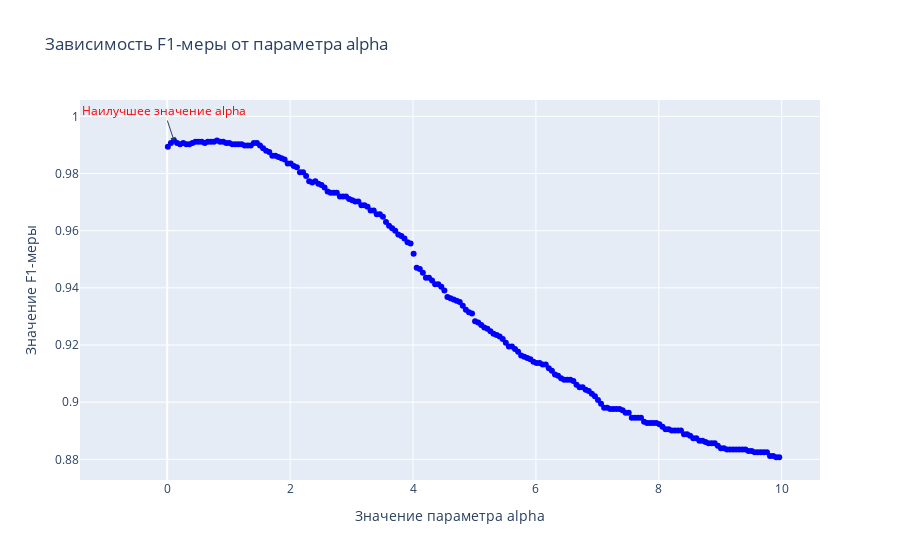

The code cell stored with this chart in its notebook:
### Markdown cell above
Переберите несколько значений alpha с помощью кросс-валидации. Оцените, зависит ли от этого параметра качество классификации.

### Code cell
param_grid = {'alpha': np.arange(0.01, 10, 0.05)}

grid_search = GridSearchCV(MultinomialNB(), param_grid, cv=5)

grid_search.fit(X_train, y_train)

best_alpha = grid_search.best_params_['alpha']
best_score = grid_search.best_score_
print("Наилучшее значение параметра alpha:", best_alpha)
print("Качество классификации:", best_score)

alphas = [params['alpha'] for params in grid_search.cv_results_['params']]
f1_scores = grid_search.cv_results_['mean_test_score']

fig = go.Figure()
fig.add_trace(go.Scatter(x=alphas, y=f1_scores, mode='markers', marker=dict(color='blue'), name='F1-мера'))

fig.add_annotation(x=best_alpha, y=best_score, text='Наилучшее значение alpha', showarrow=True, arrowhead=1, font=dict(color='red'))
fig.update_layout(xaxis_title='Значение параметра alpha', yaxis_title='Значение F1-меры', title='Зависимость F1-меры от параметра alpha')
fig.show()

### Figure 1 — Plotly figure (JSON) as saved in the notebook; plotly's stock layout.template omitted (floating-point values rounded to 4 significant figures; data arrays with more than 128 entries replaced by an {"elided": "..."} marker saying what was removed)
{"data": [{"marker": {"color": "blue"}, "mode": "markers", "name": "F1-мера", "type": "scatter", "x": {"elided": "200 float values"}, "y": {"elided": "200 float values"}}], "layout": {"annotations": [{"arrowhead": 1, "font": {"color": "red"}, "showarrow": true, "text": "Наилучшее значение alpha", "x": 0.11, "y": 0.9915}], "title": {"text": "Зависимость F1-меры от параметра alpha"}, "xaxis": {"title": {"text": "Значение параметра alpha"}}, "yaxis": {"title": {"text": "Значение F1-меры"}}}}
